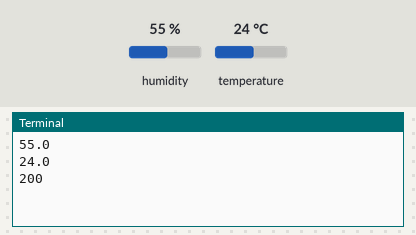
Simulated run of this program. Board: Raspberry Pi (BCM pin numbers). Parts: the last lines printed to the terminal. Inputs (shaded band) come from the test bench; at power-on: humidity 55 %, temperature 24 °C. Web requests get an empty 200 reply after 0.4 s.

Above: at 1.2 s.
1.3 s: humidity set to 22 %
9.8 s: temperature set to 12 °C
At 12.6 s:
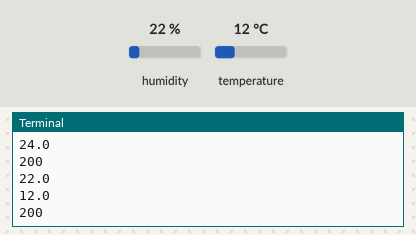
18.3 s: humidity set to 40 %
At 24.2 s:
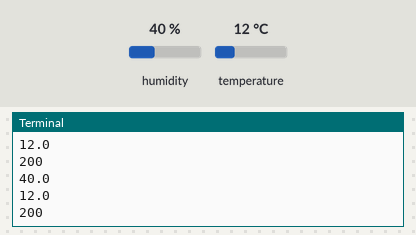
Timing chart, 0 to 25.7 s (numbered marks = the images above; inputs shaded):
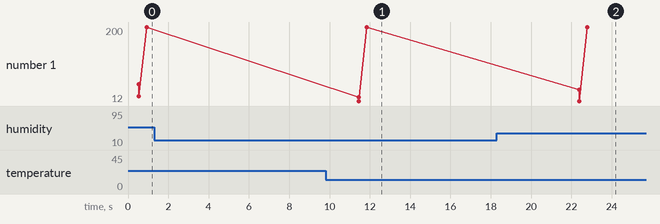

Measured:
- after the input at 9.8 s, the terminal: prints a new line after 1.7 s (image 1)
- after the input at 18.3 s, the terminal: prints a new line after 4.1 s (image 2)

The program:

sendThingSpeak.py
```python
import Adafruit_DHT


import httplib,urllib,time
from random import randint

apikey = "IM0IX8NXA6ASIKWR"


#https://api.thingspeak.com/update?api_key=IM0IX8NXA6ASIKWR&field1=0

while True:

	humidity, temperature = Adafruit_DHT.read_retry(11, 2)
	hum=humidity
	print hum
	temp=temperature
	print temp

	params= urllib.urlencode({'field1':hum,'field2':temp,'key':apikey})
	headers={"Content-type":"application/x-www-form-urlencoded","Accept": "text/plain"}
	conn=httplib.HTTPConnection("api.thingspeak.com:80")

	conn.request("POST","/update",params,headers)
	response=conn.getresponse()


        print response.status

	conn.close()


	time.sleep(10)
```
